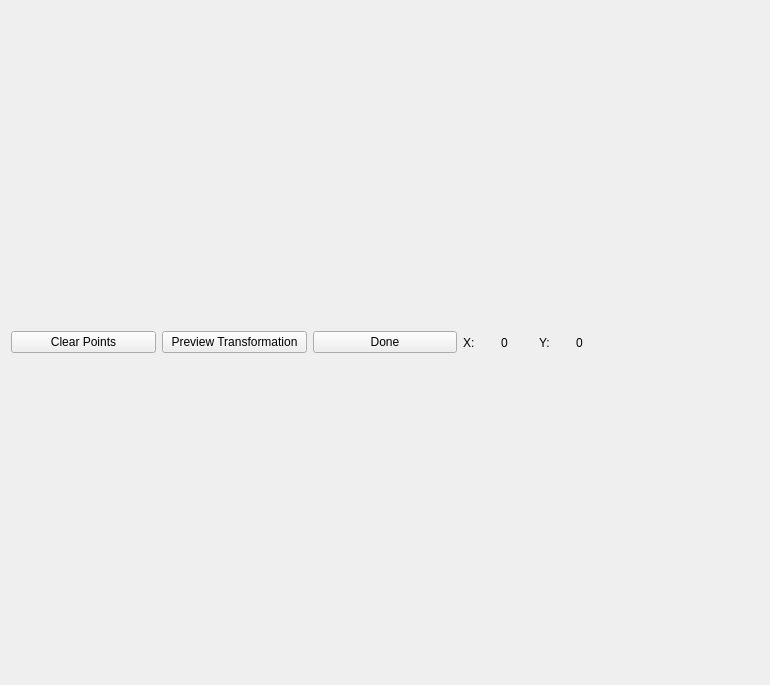
<?xml version="1.0" encoding="UTF-8"?>
<ui version="4.0">
 <class>GUIPerspectiveTransformatorClass</class>
 <widget class="QWidget" name="GUIPerspectiveTransformatorClass">
  <property name="geometry">
   <rect>
    <x>0</x>
    <y>0</y>
    <width>770</width>
    <height>685</height>
   </rect>
  </property>
  <property name="windowTitle">
   <string>ZoneSelector</string>
  </property>
  <layout class="QVBoxLayout" name="verticalLayout">
   <item>
    <layout class="QHBoxLayout" name="horizontalLayout">
     <property name="sizeConstraint">
      <enum>QLayout::SetNoConstraint</enum>
     </property>
     <item>
      <widget class="QPushButton" name="clear_button">
       <property name="text">
        <string>Clear Points</string>
       </property>
      </widget>
     </item>
     <item>
      <widget class="QPushButton" name="preview_button">
       <property name="text">
        <string>Preview Transformation</string>
       </property>
      </widget>
     </item>
     <item>
      <widget class="QPushButton" name="done_button">
       <property name="text">
        <string>Done</string>
       </property>
      </widget>
     </item>
     <item>
      <layout class="QHBoxLayout" name="horizontalLayout_2">
       <property name="sizeConstraint">
        <enum>QLayout::SetMinimumSize</enum>
       </property>
       <item>
        <widget class="QLabel" name="label_3">
         <property name="sizePolicy">
          <sizepolicy hsizetype="Minimum" vsizetype="Minimum">
           <horstretch>0</horstretch>
           <verstretch>0</verstretch>
          </sizepolicy>
         </property>
         <property name="text">
          <string>X:</string>
         </property>
        </widget>
       </item>
       <item>
        <widget class="QLabel" name="x_label">
         <property name="sizePolicy">
          <sizepolicy hsizetype="Preferred" vsizetype="Minimum">
           <horstretch>0</horstretch>
           <verstretch>0</verstretch>
          </sizepolicy>
         </property>
         <property name="text">
          <string>0</string>
         </property>
        </widget>
       </item>
       <item>
        <widget class="QLabel" name="label_2">
         <property name="sizePolicy">
          <sizepolicy hsizetype="Preferred" vsizetype="Minimum">
           <horstretch>0</horstretch>
           <verstretch>0</verstretch>
          </sizepolicy>
         </property>
         <property name="text">
          <string>Y:</string>
         </property>
        </widget>
       </item>
       <item>
        <widget class="QLabel" name="y_label">
         <property name="sizePolicy">
          <sizepolicy hsizetype="Preferred" vsizetype="Minimum">
           <horstretch>0</horstretch>
           <verstretch>0</verstretch>
          </sizepolicy>
         </property>
         <property name="text">
          <string>0</string>
         </property>
        </widget>
       </item>
      </layout>
     </item>
     <item>
      <widget class="QLabel" name="zoom_label">
       <property name="text">
        <string/>
       </property>
      </widget>
     </item>
    </layout>
   </item>
  </layout>
 </widget>
 <layoutdefault spacing="6" margin="11"/>
 <resources/>
 <connections/>
</ui>
